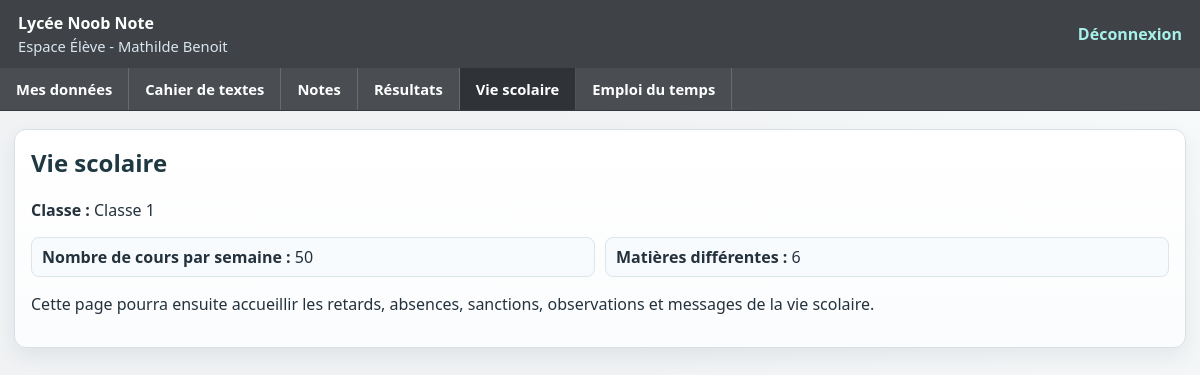
/eleve/vie-scolaire (signed in), run on the app's committed database.
### tables this page shows
CREATE TABLE Eleves (
            id_eleve TEXT PRIMARY KEY,
            nom TEXT,
            prenom TEXT,
            date_naissance TEXT,
            mot_de_passe TEXT,
            id_classe INTEGER,
            FOREIGN KEY(id_classe) REFERENCES Classes(id_classe)
        );

CREATE TABLE Classes (id_classe INTEGER PRIMARY KEY, nom_classe TEXT);

### app.py (the view)
@app.route('/eleve/vie-scolaire')
def eleve_vie_scolaire():
    if not verifier_session_eleve():
        return redirect(url_for('login'))
    eleve = recuperer_eleve_connecte()
    infos = eleve.recuperer_infos_personnelles()
    table_emploi_disponible = eleve.table_emploi_du_temps_disponible()
    emploi = eleve.recuperer_emploi_du_temps()
    nb_cours_semaine = len(emploi)
    matieres_differentes = len(set(c['matiere'] for c in emploi)) if emploi else 0
    return rendre_page_eleve(
        'vie_scolaire.html',
        'vie_scolaire',
        infos=infos,
        nb_cours_semaine=nb_cours_semaine,
        matieres_differentes=matieres_differentes,
        table_emploi_disponible=table_emploi_disponible
    )

### app.py (called while the page is built)
def verifier_session_eleve():
    if 'user' not in session:
        return False
    return session['user'].get('role') == 'ELEVE'

def recuperer_eleve_connecte():
    return Eleve(session['user']['id'], session['user']['nom'], session['user']['prenom'])

def rendre_page_eleve(template, onglet_actif, **contexte):
    return render_template(template, onglet_actif=onglet_actif, **contexte)

    def _executer(self, sql, params=(), fetch=False, commit=False):
        with sqlite3.connect(self.db_path) as conn:
            cur = conn.cursor()
            cur.execute(sql, params)
            if commit:
                conn.commit()
            return cur.fetchall() if fetch else None

    def recuperer_id_classe(self):
        sql = "SELECT id_classe FROM Eleves WHERE id_eleve = ?"
        res = self._executer(sql, (self.id,), fetch=True)
        if not res:
            return None
        return res[0][0]

    def recuperer_infos_personnelles(self):
        sql = '''SELECT Eleves.id_eleve, Eleves.nom, Eleves.prenom, Eleves.date_naissance,
                        Classes.id_classe, Classes.nom_classe
                 FROM Eleves JOIN Classes ON Eleves.id_classe = Classes.id_classe
                 WHERE Eleves.id_eleve = ?'''
        res = self._executer(sql, (self.id,), fetch=True)
        if not res:
            return None
        ligne = res[0]
        return {
            'id_eleve': ligne[0],
            'nom': ligne[1],
            'prenom': ligne[2],
            'date_naissance': ligne[3],
            'id_classe': ligne[4],
            'nom_classe': ligne[5]
        }

    def table_emploi_du_temps_disponible(self):
        sql = "SELECT name FROM sqlite_master WHERE type='table' AND name='EmploiDuTemps'"
        res = self._executer(sql, fetch=True)
        return bool(res)

### templates/vie_scolaire.html (shortened to what this page needs)
{% extends "base_eleve.html" %}
{% block contenu %}
<section class="card page-simple">
    <h2>Vie scolaire</h2>
    {% if infos %}
        <p><strong>Classe :</strong> {{ infos.nom_classe }}</p>
    {% endif %}
    <div class="infos-grid">
        <p><strong>Nombre de cours par semaine :</strong> {{ nb_cours_semaine }}</p>
        <p><strong>Matières différentes :</strong> {{ matieres_differentes }}</p>
    </div>
    <p>
        Cette page pourra ensuite accueillir les retards, absences, sanctions,
        observations et messages de la vie scolaire.
    </p>
</section>
{% endblock %}

### templates/base_eleve.html (shortened to what this page needs)
<!DOCTYPE html>
<html lang="fr">
<head>
    <link rel="stylesheet" href="{{ url_for('static', filename='css/style.css') }}">
</head>
<body class="page-pronote">
    <header class="barre-haute">
        <div class="identite-etablissement">
            <strong>Lycée Noob Note</strong>
            <span>Espace Élève - {{ session.user.prenom }} {{ session.user.nom }}</span>
        </div>
        <a href="{{ url_for('logout') }}" class="btn-logout">Déconnexion</a>
    </header>
    <nav class="menu-principal">
        <a href="{{ url_for('eleve_mes_donnees') }}" class="onglet-menu {{ 'actif' if onglet_actif == 'mes_donnees' else '' }}">Mes données</a>
        <a href="{{ url_for('eleve_cahier_de_texte') }}" class="onglet-menu {{ 'actif' if onglet_actif == 'cahier_texte' else '' }}">Cahier de textes</a>
        <a href="{{ url_for('eleve_dashboard') }}" class="onglet-menu {{ 'actif' if onglet_actif == 'notes' else '' }}">Notes</a>
        <a href="{{ url_for('eleve_resultats') }}" class="onglet-menu {{ 'actif' if onglet_actif == 'resultats' else '' }}">Résultats</a>
        <a href="{{ url_for('eleve_vie_scolaire') }}" class="onglet-menu {{ 'actif' if onglet_actif == 'vie_scolaire' else '' }}">Vie scolaire</a>
        <a href="{{ url_for('eleve_emploi_du_temps') }}" class="onglet-menu {{ 'actif' if onglet_actif == 'emploi_du_temps' else '' }}">Emploi du temps</a>
    </nav>
    <main class="container-pronote contenu-ecran-eleve">
        {% block contenu %}{% endblock %}
    </main>
</body>
</html>

### static/css/style.css (style rules this page uses)
:root { --fond-page: #f0f2f4; --fond-carte: #ffffff; --bordure: #d9e0e5; --texte-principal: #24323d; --texte-secondaire: #5f6f7b; --barre-foncee: #3f4347; --accent-pronote: #0b8d83; --accent-pronote-clair: #d9f2ef; --accent-pronote-fonce: #086a63; --couleur-menthe: #0d9a90; --danger: #ba2d2d; --info: #2f78b7; }
* { box-sizing: border-box; }
body { margin: 0; font-family: 'Segoe UI', Tahoma, Geneva, Verdana, sans-serif; color: var(--texte-principal); background: radial-gradient(circle at top right, #f8fbfb 0%, var(--fond-page) 52%); }
.barre-haute, header { background: var(--barre-foncee); color: #fff; padding: 12px 18px; display: flex; align-items: center; justify-content: space-between; }
.identite-etablissement { display: flex; flex-direction: column; gap: 2px; }
.identite-etablissement span { color: #d9e6ef; font-size: 0.92rem; }
.menu-principal { display: flex; gap: 0; background: #4a4e53; border-bottom: 1px solid #35393d; }
.onglet-menu { color: white; text-decoration: none; padding: 11px 16px; border-right: 1px solid rgba(255, 255, 255, 0.16); font-weight: 600; font-size: 0.92rem; }
.onglet-menu:hover, .onglet-menu.actif { background: #2f3337; }
.btn-logout { color: #a7f0e9; text-decoration: none; font-weight: bold; }
.container, .container-pronote { max-width: 1240px; margin: 18px auto; padding: 0 14px; }
.card { background: linear-gradient(180deg, #ffffff 0%, #fbfcfd 100%); border: 1px solid var(--bordure); border-radius: 12px; padding: 16px; margin-bottom: 14px; box-shadow: 0 8px 20px rgba(43, 60, 75, 0.08); }
.page-simple h2 { margin-top: 0; color: #1f3842; }
.infos-grid { display: grid; grid-template-columns: repeat(auto-fit, minmax(240px, 1fr)); gap: 10px; margin-bottom: 12px; }
.infos-grid p { margin: 0; padding: 8px 10px; border: 1px solid #dce5ea; border-radius: 8px; background: #f8fbfd; }
.contenu-ecran-eleve { padding-bottom: 24px; }

### data on the page
Eleves: user.prenom "Mathilde", user.nom "Benoit"
Classes: nom_classe "Classe 1"

### other printed values
{{ nb_cours_semaine }} "50"
{{ matieres_differentes }} "6"
